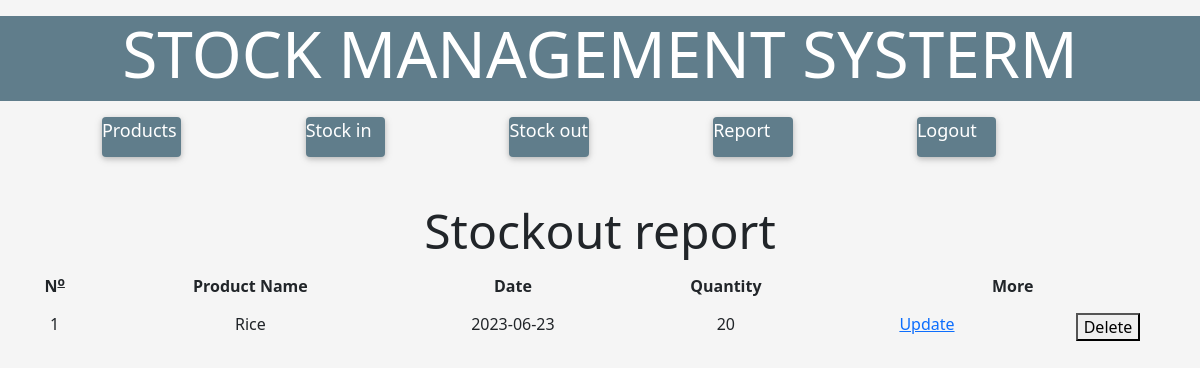
Screenshot of /stockout.php (signed in) with the database file from the repository.
### tables this page shows
CREATE TABLE `stock_out` (
  `So_id` int(11) NOT NULL,
  `product_id` int(11) NOT NULL,
  `Date` date NOT NULL,
  `Quantity` int(11) NOT NULL,
  `inid` int(11) NOT NULL
);

CREATE TABLE `products` (
  `productid` int(11) NOT NULL,
  `Product_name` varchar(255) NOT NULL
);

### stockout.php (the view, shortened to what this page needs)
<?php
    include("conn.php");
?>
<!DOCTYPE html>
<html lang="en">
<head>
    <link rel="stylesheet" href="w3.css">
    <link rel="stylesheet" href="all.css">
    <link rel="stylesheet" href="bootstrap.css">
</head>
<body style="background: whitesmoke;">
    <div class="w3-panel w3-blue-grey"><center><h1 class="w3-jumbo w3-text-white">STOCK MANAGEMENT SYSTERM</h1></center></div>
    <div class="row" id="nav">
        <div class="col-1"></div>
        <div class="col-1"><div class="w3-card w3-blue-grey w3-round" style="height: 40px;"><a href="product.php" class="w3-text-white w3-large" style="text-decoration: none;">Products</a></div></div>
        <div class="col-1"></div>
        <div class="col-1"><div class="w3-card w3-blue-grey w3-round" style="height: 40px;"><a href="stockin.php" class="w3-text-white w3-large" style="text-decoration: none;">Stock in</a></div></div>
        <div class="col-1"></div>
        <div class="col-1"><div class="w3-card w3-blue-grey w3-round" style="height: 40px;"><a href="stockout.php" class="w3-text-white w3-large" style="text-decoration: none;">Stock out</a></div></div>
        <div class="col-1"></div>
        <div class="col-1"><div class="w3-card w3-blue-grey w3-round" style="height: 40px;"><a href="report.php" class="w3-text-white w3-large" style="text-decoration: none;">Report</a></div></div>
        <div class="col-1"></div>
        <div class="col-1"><div class="w3-card w3-blue-grey w3-round" style="height: 40px;"><a href="logout.php" class="w3-text-white w3-large" style="text-decoration: none;">Logout</a></div></div>
    </div>
    <br><br>
    <table class="w3-table" id="outtable">
        <h1 class="w3-xxxlarge"  id="o"><center>Stockout report</center></h1>
        <tr>
            <th><center><b>N<sup><u>o</u></sup></b></center></th>
            <th><center>Product Name</center></th>
            <th><center>Date</center></th>
            <th><center>Quantity</center></th>
            <th colspan="2"><center>More</center></th>
        </tr>
        <?php
            $sel=mysqli_query($conn,"SELECT*from products as p inner join stock_out as s on s.product_id=p.productid");
            $x=1;
            while($row=mysqli_fetch_array($sel)){
                $ppid=$row['So_id'];
                $inid=$row['inid'];
                $q=$row['Quantity'];
                ?>
                <tr>
                    <td><center><?=$x?></center></td>
                    <td><center><?=$row['Product_name']?></center></td>
                    <td><center><?=$row['Date']?></center></td>
                    <td><center><?=$row['Quantity']?></center></td>
                    <td><center><a href="stockout.php?pid=<?=$row['So_id']?>&&inid=<?=$row['inid']?>"><i class="fas fa-pen w3-text-blue"></i>Update</a></center></td>
                    <td><center><button onclick="del(<?=$ppid?>,<?=$inid?>,<?=$q?>)">Delete</button></center></td>
                </tr>
                <?php
                $x++;
            }
        ?>
    </table>
</body>
</html>

### w3.css (style rules this page uses)
*,*:before,*:after { box-sizing:inherit }
html { -ms-text-size-adjust:100%;-webkit-text-size-adjust:100% }
body { margin:0 }
a { background-color:transparent }
b,strong { font-weight:bolder }
sub,sup { font-size:75%;line-height:0;position:relative;vertical-align:baseline }
sup { top:-0.5em }
button,input,select,textarea,optgroup { font:inherit;margin:0 }
button,input { overflow:visible }
button,select { text-transform:none }
button,[type=button],[type=reset],[type=submit] { -webkit-appearance:button }
html,body { font-family:Verdana,sans-serif;font-size:15px;line-height:1.5 }
html { overflow-x:hidden }
h1 { font-size:36px }
h1,h2,h3,h4,h5,h6 { font-family:"Segoe UI",Arial,sans-serif;font-weight:400;margin:10px 0 }
a { color:inherit }
.w3-table,.w3-table-all { border-collapse:collapse;border-spacing:0;width:100%;display:table }
.w3-table td,.w3-table th,.w3-table-all td,.w3-table-all th { padding:8px 8px;display:table-cell;text-align:left;vertical-align:top }
.w3-table th:first-child,.w3-table td:first-child,.w3-table-all th:first-child,.w3-table-all td:first-child { padding-left:16px }
.w3-container:after,.w3-container:before,.w3-panel:after,.w3-panel:before,.w3-row:after,.w3-row:before,.w3-row-padding:after,.w3-row-padding:before, .w3-cell-row:before,.w3-cell-row:after,.w3-clear:after,.w3-clear:before,.w3-bar:before,.w3-bar:after { content:"";display:table;clear:both }
.w3-round,.w3-round-medium { border-radius:4px }
.w3-container,.w3-panel { padding:0.01em 16px }
.w3-panel { margin-top:16px;margin-bottom:16px }
.w3-card,.w3-card-2 { box-shadow:0 2px 5px 0 rgba(0,0,0,0.16),0 2px 10px 0 rgba(0,0,0,0.12) }
.w3-large { font-size:18px!important }
.w3-xxxlarge { font-size:48px!important }
.w3-jumbo { font-size:64px!important }
.w3-blue-grey,.w3-hover-blue-grey:hover,.w3-blue-gray,.w3-hover-blue-gray:hover { color:#fff!important;background-color:#607d8b!important }
.w3-text-blue,.w3-hover-text-blue:hover { color:#2196F3!important }
.w3-text-white,.w3-hover-text-white:hover { color:#fff!important }

### rows the page displays
stock_out: product.Product_name "Rice", Date "2023-06-23", Quantity "20"
